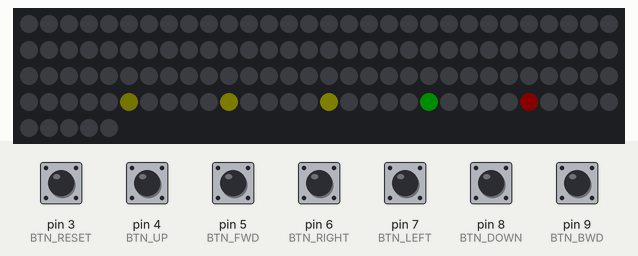
This sketch was run on a simulated Arduino Uno, built with avr-gcc and run on an emulated ATmega328P. Shown: 125 RGB LEDs in strip order, left to right, continuing on the next row. The inputs (shaded band) are chosen by the test bench; at power-on: pin 3 (BTN_RESET), pin 4 (BTN_UP), pin 5 (BTN_FWD), pin 6 (BTN_RIGHT), pin 7 (BTN_LEFT), pin 8 (BTN_DOWN), pin 9 (BTN_BWD) HIGH. Dim RGB values are drawn brighter than linear; random numbers use the default seed unless the sketch sets one; EEPROM starts erased; what the sketch prints to the serial monitor is not drawn.

Above: at 1.2 s.
1.3 s: pin 4 (BTN_UP) pulled LOW for 0.15 s
3.5 s: pin 3 (BTN_RESET) pulled LOW for 0.15 s
6.6 s: pin 3 (BTN_RESET) pulled LOW for 1 s
Timing chart, 0 to 9.6 s (numbered marks = the images above; inputs shaded):
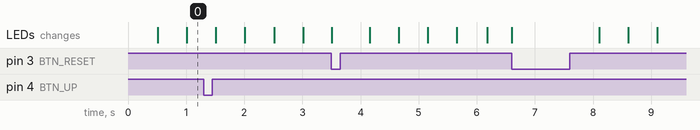

The sketch:

snake.ino
```cpp
#include <Adafruit_NeoPixel.h>
#include <EEPROM.h>

// hardware definitions
#define LED_PIN 2
#define NUM_LEDS 125
#define UPDATE_INTERVAL 500 // milliseconds between snake movements

// button pins definitions
#define BTN_RESET 3
#define BTN_UP 4
#define BTN_DOWN 8
#define BTN_LEFT 7
#define BTN_RIGHT 6
#define BTN_FWD 5
#define BTN_BWD 9

Adafruit_NeoPixel pixels(NUM_LEDS, LED_PIN, NEO_GRB + NEO_KHZ800);

typedef struct {
    int x;
    int y;
    int z;
} pos;

// 3x5 font for numbers 0-9
const byte font_digits[10][5] = {
    {0b111, 0b101, 0b101, 0b101, 0b111}, // 0
    {0b010, 0b110, 0b010, 0b010, 0b111}, // 1
    {0b111, 0b001, 0b111, 0b100, 0b111}, // 2
    {0b111, 0b001, 0b111, 0b001, 0b111}, // 3
    {0b101, 0b101, 0b111, 0b001, 0b001}, // 4
    {0b111, 0b100, 0b111, 0b001, 0b111}, // 5
    {0b111, 0b100, 0b111, 0b101, 0b111}, // 6
    {0b111, 0b001, 0b010, 0b100, 0b100}, // 7
    {0b111, 0b101, 0b111, 0b101, 0b111}, // 8
    {0b111, 0b101, 0b111, 0b001, 0b111}  // 9
};

// global variables:
pos snake[125];
int snake_len;
int highscore = 0;
pos berry;
char direction;
char old_direction;
int score;
volatile bool reset_flag = false;
bool game_over = false;
unsigned long last_update_time = 0;

// colors definition
uint32_t color_white, color_black, color_snake, color_berry, color_head;
uint32_t snake_body[6];

// functions declarations:
void poll_buttons();
void snake_upd();
void spawn_berry();
void game_init();
void snake_init();
char snake_check();
int get_led_index(int x, int y, int z);
void draw_scene();
void draw_digit(int digit, int face, uint32_t color);
void display_score(int final_score);

void setup() {
    Serial.begin(9600);

    // init buttons
    pinMode(BTN_UP, INPUT_PULLUP);
    pinMode(BTN_DOWN, INPUT_PULLUP);
    pinMode(BTN_LEFT, INPUT_PULLUP);
    pinMode(BTN_RIGHT, INPUT_PULLUP);
    pinMode(BTN_FWD, INPUT_PULLUP);
    pinMode(BTN_BWD, INPUT_PULLUP);
    pinMode(BTN_RESET, INPUT_PULLUP);

    // init LEDs
    pixels.begin();
    pixels.setBrightness(50);

    // define colors
    color_white = pixels.Color(255, 255, 255);
    color_black = pixels.Color(0, 0, 0);
    color_snake = pixels.Color(20, 20, 0);
    color_berry = pixels.Color(50, 0, 0);
    color_head = pixels.Color(0, 70, 0);

    snake_body[0] = pixels.Color(40, 40, 0);
    snake_body[1] = pixels.Color(25, 25, 0);
    snake_body[2] = pixels.Color(17, 17, 0);
    snake_body[3] = pixels.Color(8, 8, 0);
    snake_body[4] = pixels.Color(4, 4, 0);
    snake_body[5] = pixels.Color(1, 1, 0);

    // read highscore from EEPROM address 0
    EEPROM.get(0, highscore);

    // if EEPROM is empty (returns -1), set highscore to 0
    if (highscore < 0) {
        highscore = 0;
    }

    randomSeed(analogRead(0));
    game_init();
}

void loop() {
    poll_buttons();

    if (reset_flag) {
        reset_flag = false;
        game_init();
    }

    if (!game_over) {
        if (millis() - last_update_time >= UPDATE_INTERVAL) {
            last_update_time = millis();
            snake_upd();

            if (!snake_check()) {
                game_over = true;
                Serial.print("\nYou lost, score: ");
                Serial.println(score);
                Serial.print("Current highscore: ");
                Serial.println(highscore);

                if (score > highscore) {
                    highscore = score;
                    // save new highscore to EEPROM address 0
                    EEPROM.put(0, highscore);

                    Serial.print("You got the new highscore! \nNew highscore: ");
                    Serial.println(highscore);
                }

                // display score on the LED cube faces
                display_score(score);
            } else {
                draw_scene();
            }
        }
    }
}

// maps 3D coordinates to 1D LED strip index based on column wiring
int get_led_index(int x, int y, int z) {
    int index = y * 25; // 25 LEDs per row (Y-axis)

    if (y % 2 == 0) {
        // even rows: left to right (X goes 0 to 4)
        index += x * 5;
    } else {
        // odd rows: right to left (X goes 4 to 0)
        index += (4 - x) * 5;
    }

    // every column starts at bottom (Z=0) and goes up
    index += z;

    return index;
}

void draw_scene() {
    pixels.clear(); // turn off all LEDs

    // draw berry
    pixels.setPixelColor(get_led_index(berry.x, berry.y, berry.z), color_berry);

    // draw body
    for (int i = 1; i < snake_len; i++) {
        uint32_t current_color = snake_body[i % 5];
        pixels.setPixelColor(get_led_index(snake[i].x, snake[i].y, snake[i].z), current_color);
    }

    // draw head
    pixels.setPixelColor(get_led_index(snake[0].x, snake[0].y, snake[0].z), color_head);

    pixels.show(); // update hardware
}

void poll_buttons() {
    // using INPUT_PULLUP, so LOW means pressed
    if (digitalRead(BTN_UP) == LOW && old_direction != 'd') direction = 'u';
    if (digitalRead(BTN_DOWN) == LOW && old_direction != 'u') direction = 'd';
    if (digitalRead(BTN_RIGHT) == LOW && old_direction != 'l') direction = 'r';
    if (digitalRead(BTN_LEFT) == LOW && old_direction != 'r') direction = 'l';
    if (digitalRead(BTN_FWD) == LOW && old_direction != 'b') direction = 'f';
    if (digitalRead(BTN_BWD) == LOW && old_direction != 'f') direction = 'b';

    if (digitalRead(BTN_RESET) == LOW) {
        reset_flag = true;
    }
}

void snake_upd() {
    pos head = snake[0];

    switch (direction) {
        case 'u': head.z++; if(head.z > 4) head.z = 0; break;
        case 'd': head.z--; if(head.z < 0) head.z = 4; break;
        case 'r': head.y++; if(head.y > 4) head.y = 0; break;
        case 'l': head.y--; if(head.y < 0) head.y = 4; break;
        case 'f': head.x++; if(head.x > 4) head.x = 0; break;
        case 'b': head.x--; if(head.x < 0) head.x = 4; break;
    }
    old_direction = direction;

    // shift body
    for (int i = snake_len; i > 0; i--) {
        snake[i] = snake[i - 1];
    }
    snake[0] = head;

    // check berry collision
    if (head.x == berry.x && head.y == berry.y && head.z == berry.z) {
        snake_len++;
        spawn_berry();
        score++;
        Serial.print("Score: ");
        Serial.println(score);
    }
}

void spawn_berry() {
    int cross_out[125] = {0};

    // mark occupied LEDs
    for (int i = 0; i < snake_len; i++) {
        cross_out[get_led_index(snake[i].x, snake[i].y, snake[i].z)] = 1;
    }

    int random_number = random(1, (125 - snake_len) + 1);
    int p = 0;

    // find free LED index
    while (random_number > 0) {
        random_number -= (1 - cross_out[p]);
        p++;
    }
    p--;

    // extract 3D coordinates from 1D physical index based on column wiring
    berry.y = p / 25;
    int rem = p % 25;

    int col = rem / 5;
    berry.z = rem % 5;

    // apply serpentine correction for X coordinate
    if (berry.y % 2 == 0) {
        berry.x = col;
    } else {
        berry.x = 4 - col;
    }
}

char snake_check() {
    for (int i = 1; i < snake_len; i++) {
        if (snake[0].x == snake[i].x && snake[0].y == snake[i].y && snake[0].z == snake[i].z) {
            return 0; // collision detected
        }
    }
    return 1; // clear
}

void game_init() {
    direction = 'f';
    old_direction = 'r';
    score = 0;
    reset_flag = false;
    game_over = false;

    snake_init();
    draw_scene();
    last_update_time = millis();
}

void snake_init() {
    snake_len = 5;
    snake[4] = (pos){0, 0, 0};
    snake[3] = (pos){0, 1, 0};
    snake[2] = (pos){0, 2, 0};
    snake[1] = (pos){0, 3, 0};
    snake[0] = (pos){0, 4, 0};

    berry = (pos){3, 4, 0};
}

// draw single digit on a specific wall
void draw_digit(int digit, int face, uint32_t color) {
    for (int row = 0; row < 5; row++) {
        for (int col = 0; col < 3; col++) {
            // check if bit is set in the font array
            if (font_digits[digit][row] & (1 << (2 - col))) {
                int z = 4 - row; // invert row to match Z axis (0 is bottom)
                int offset = col + 1; // center digit (starts at index 1 instead of 0)

                if (face == 0) {
                    // left face (X = 0)
                    // looking from outside, Y=4 is on the left and Y=0 is on the right
                    pixels.setPixelColor(get_led_index(0, 4 - offset, z), color);
                } else if (face == 1) {
                    // front face (Y = 0)
                    // looking from outside, X=0 is on the left and X=4 is on the right
                    pixels.setPixelColor(get_led_index(offset, 0, z), color);
                } else if (face == 2) {
                    // right face (X = 4)
                    // looking from outside, Y=0 is on the left and Y=4 is on the right
                    pixels.setPixelColor(get_led_index(4, offset, z), color);
                }
            }
        }
    }
}

// clear screen and display final score on outer walls
void display_score(int final_score) {
    pixels.clear();

    if (final_score < 10) {
        // 1 digit
        draw_digit(final_score, 0, color_white);
    } else if (final_score < 100) {
        // 2 digits
        draw_digit(final_score / 10, 0, color_white); // left wall
        draw_digit(final_score % 10, 1, color_white); // front wall
    } else {
        // 3 digits (cap at 999)
        if (final_score > 999) final_score = 999;

        draw_digit((final_score / 100) % 10, 0, color_white); // left wall
        draw_digit((final_score / 10) % 10, 1, color_white);  // front wall
        draw_digit(final_score % 10, 2, color_white);         // right wall
    }

    pixels.show();
}
```
